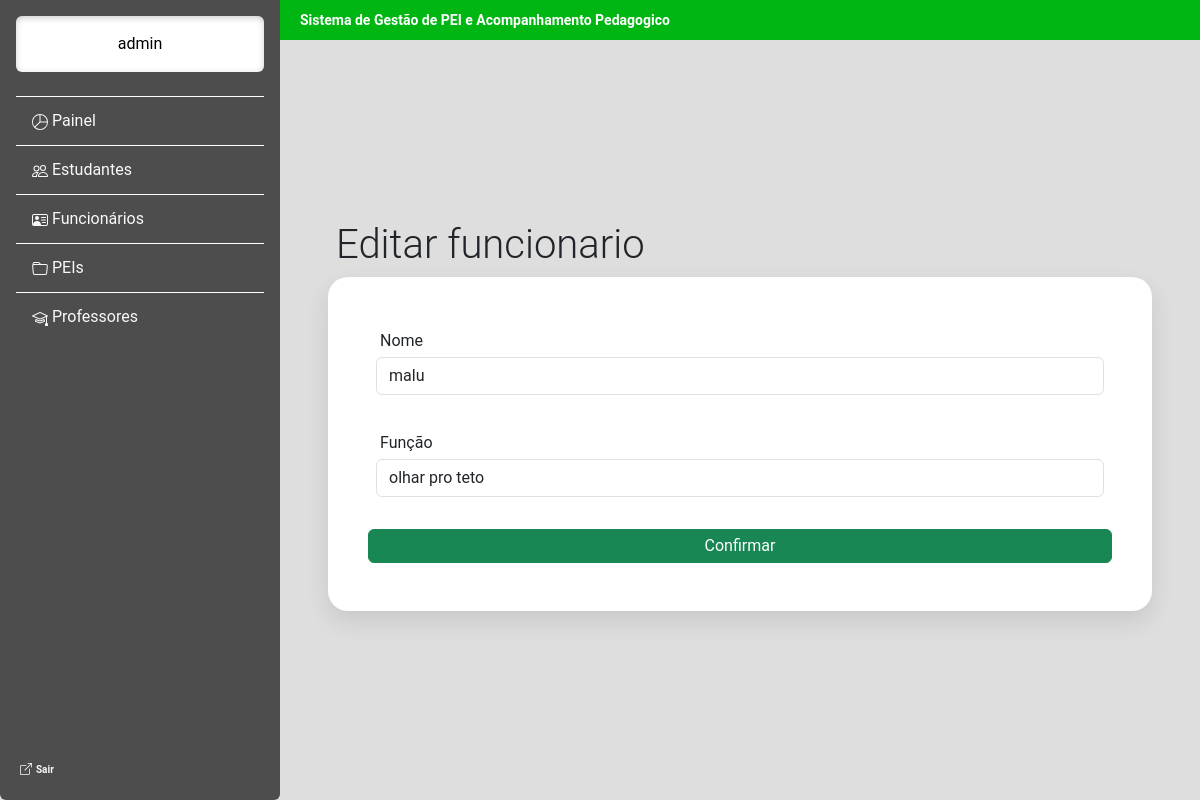
Page /estudante/editar_funcionario/12345678910/ (signed in) on the committed database.
### estudante/models.py (models this page shows, shortened)
class Usuario(AbstractUser):
    cpf = models.CharField(max_length=255, unique=True)

class Funcionario(models.Model):
    cpf = models.CharField(max_length=255, primary_key=True)
    nome = models.CharField(max_length=255)
    funcao = models.CharField(max_length=255)

### estudante/views.py (the view, shortened to what this page needs)
# urls.py: path("editar_funcionario/<str:cpf>/", views.editar_funcionario, name="editar_funcionario"),
@login_required(login_url="login1")
def editar_funcionario(request, cpf):
    if request.method == "GET":
        funcionario = get_object_or_404(Funcionario, cpf=cpf)
        formulario = FormularioFuncionario(instance=funcionario)
        for formulario1 in formulario.fields.keys():
            formulario.fields[formulario1].widget.attrs["class"] = "form-control"
        dicionario = {"formulario":formulario, "cpf":cpf, 'nome_usuario': request.user.first_name}
        return render(request, "editar_funcionario.html", dicionario)

### estudante/forms.py
class FormularioFuncionario(forms.ModelForm):
    class Meta:
        model = Funcionario
        exclude = ["cpf"]

### estudante/templates/editar_funcionario.html (shortened to what this page needs)
<!doctype html>
<html lang="pt-br">
<head>
    <link href="https://cdn.jsdelivr.net/npm/bootstrap@5.3.8/dist/css/bootstrap.min.css" rel="stylesheet">
</head>
<body class="bg-cinza d-flex justify-content-center align-items-center min-vh-100">
{% include 'barra_lateral.html' %}
    <main class="flex-grow-1 p-5">
        <div class="topbar fw-bold" style=" background-color: #00B612; color: #ffffff; font-size: 14px;">
            Sistema de Gestão de PEI e Acompanhamento Pedagogico
        </div>
        <br>
        <div class="display-6 p-2">
            Editar funcionario
        </div>
        <form action="{%url 'editar_funcionario' cpf %}" method="post"> {% csrf_token %}
            <div class="d-flex flex-column container-branco p-5 flex-shrink-0 p-3 box p-4">
                <div class="row g-3">
                    <div class="mb-3">
                        <label for="{{formulario.nome.id_for_label}}" class="p-1">{{formulario.nome.label}}</label>
                        {{formulario.nome}}
                    </div>
                    <div class="mb-3">
                        <label for="{{formulario.funcao.id_for_label}}" class="p-1">Função</label>
                        {{formulario.funcao}}
                    </div>
                    <input class="btn btn-success p-1 w-100" type="submit" value="Confirmar">
                </div>
            </div>
        </form>
    </main>
</body>
</html>

### estudante/templates/barra_lateral.html (shortened to what this page needs)
<!DOCTYPE html>
<html lang="pt-BR">
<head>
    <link href="https://cdn.jsdelivr.net/npm/bootstrap@5.3.8/dist/css/bootstrap.min.css" rel="stylesheet">
</head>
<body>
    <div class="barra-lateral d-flex flex-column flex-shrink-0 p-3 vh-100 rounded-bottom">
        <a class="nav-link text-center text-black rounded bg-white p-3" style="box-shadow: inset 0 2px 6px rgba(0,0,0,0.2);" > {{ nome_usuario }} </a>
        <br>
        <ul class="barra-lateral-link nav nav-pills flex-column mb-auto">
            <li class="nav-item">
                <a href="/estudante/painel_administrador/#" class="nav-link link-light" aria-current="page">
                    <svg xmlns="http://www.w3.org/2000/svg" width="16" height="16" fill="currentColor" class="bi bi-pie-chart" viewBox="0 0 16 16">
                      <path d="M7.5 1.018a7 7 0 0 0-4.79 11.566L7.5 7.793zm1 0V7.5h6.482A7 7 0 0 0 8.5 1.018M14.982 8.5H8.207l-4.79 4.79A7 7 0 0 0 14.982 8.5M0 8a8 8 0 1 1 16 0A8 8 0 0 1 0 8"/>
                    </svg>
                    Painel
                </a>
            </li>
            <li>
                <a href="/estudante/gerenciar_estudante/#" class="nav-link link-light">
                    Estudantes
                </a>
            </li>
            <li>
                <a href="/estudante/gerenciar_funcionario/#" class="nav-link link-light">
                    Funcionários
                </a>
            </li>
            <li>
                <a href="/estudante/gerenciar_pei/#" class="nav-link link-light">
                    PEIs
                </a>
            </li>
            <li>
                <a href="/estudante/gerenciar_professor/#" class="nav-link link-light">
                    Professores
            </a>
            </li>
        </ul>
        <div class="mt-auto">
            <a href="{% url 'sair' %}" class="nav-link link-light p-1">
                <strong class="txt-ot"> Sair </strong>
            </a>
        </div>
    </div>
</body>
</html>

### estudante/templates/barra_lateral.html (style rules this page uses)
.txt-ot { font-size: 10px; }
main { margin-left: 280px; padding: 20px; }
.barra-lateral { position: fixed; top: 0; left: 0; width: 280px; height: 100vh; background-color: #4D4D4D; color: white; }
.barra-lateral-link .nav-link { color: white; border-top: 1px solid white; border-radius: 0; padding: 12px 16px; }
.topbar { position: fixed; top: 0; left: 280px; right: 0; height: 40px; background: #00B612; color: white; display: flex; align-items: center; padding: 0 20px; z-index: 1000; }
.bg-cinza { background-color: #DEDEDE; font-family: 'Roboto', sans-serif; }
.container-branco { border-radius: 20px; box-shadow: 0 10px 25px rgba(0,0,0,0.1); background-color: #ffffff; }

### rows in the picture
Usuario: first_name "admin"
Funcionario: nome "malu", funcao "olhar pro teto"
